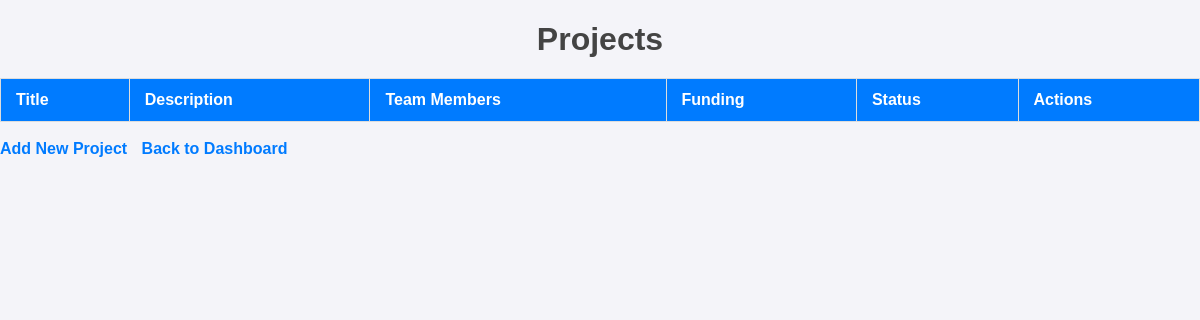
The page /Projects/read.php (signed in) on the database as committed earlier.
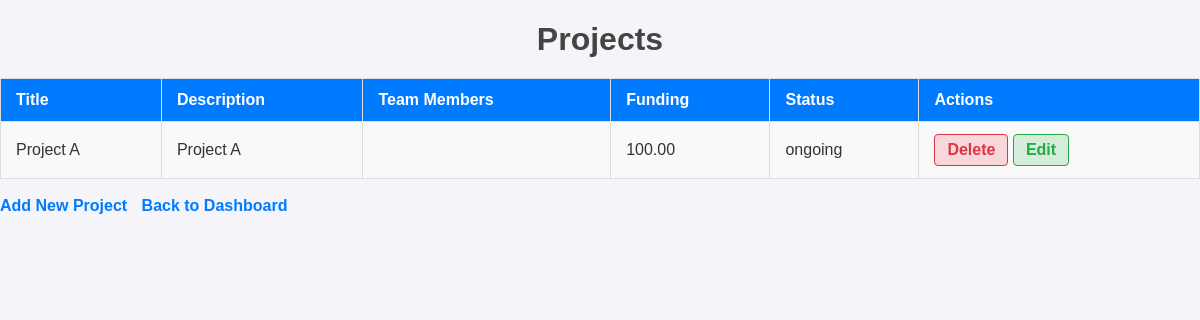
The same page on the database as committed later.
### tables this page shows
CREATE TABLE `projects` (
  `project_id` int(11) NOT NULL,
  `title` varchar(255) NOT NULL,
  `description` text NOT NULL,
  `team_members` text,
  `funding` decimal(10,2) NOT NULL,
  `status` enum('ongoing','completed') DEFAULT 'ongoing',
  `created_at` timestamp NOT NULL DEFAULT CURRENT_TIMESTAMP,
  `created_by` int(11) NOT NULL,
  `iv` varchar(255) NOT NULL
);

### Projects/read.php (the view, shortened to what this page needs)
<?php
require '../Common/db.php';
$stmt = $pdo->query('SELECT pr.project_id, pr.title, pr.description,  rc.name, pr.team_members, pr.funding, pr.status, pr.iv
                     FROM projects pr
                     LEFT JOIN researchers rc on rc.researcher_id = pr.team_members');
$projects = $stmt->fetchAll();
?>
<!DOCTYPE html>
<html lang="en">
<head>
    <link rel="stylesheet" href="../readStyle.css">
</head>
<body>
    <div class="form-container">
        <h1>Projects</h1>
        <table>
            <tr>
                <th>Title</th>
                <th>Description</th>
                <th>Team Members</th>
                <th>Funding</th>
                <th>Status</th>
                <th>Actions</th>
            </tr>
            <?php foreach ($projects as &$project): ?>
            <tr>
                <td><?= htmlspecialchars($project['title']) ?></td>
                <td><?= htmlspecialchars($project['description']) ?></td>
                <td><?= htmlspecialchars($project['team_members']) ?></td>
                <td><?= htmlspecialchars($project['funding']) ?></td>
                <td><?= htmlspecialchars($project['status']) ?></td>
                <td>
                    <?php if ($_SESSION['role_id'] == 1): ?>
                    <a href="delete.php?id=<?php echo $project['project_id'] ?>">Delete</a>
                    <?php endif; ?>
                    <a href="update.php?id=<?php echo $project['project_id'] ?>">Edit</a>
                </td>
            </tr>
            <?php endforeach; ?>
        </table></br>
        <a href="create.php">Add New Project</a>
        <a href="../Common/dashboard.php">Back to Dashboard</a>
    </div>
</body>
</html>

### readStyle.css (style rules this page uses)
body { font-family: Arial, sans-serif; background-color: #f4f4f9; margin: 0; padding: 0; color: #333; }
h1 { text-align: center; color: #444; margin-bottom: 20px; }
table { width: 100%; border-collapse: collapse; margin-top: 20px; }
table th, table td { padding: 12px 15px; text-align: left; border: 1px solid #ddd; }
table th { background-color: #007bff; color: white; font-weight: bold; }
table tr:nth-child(even) { background-color: #f9f9f9; }
a { text-decoration: none; color: #007bff; font-weight: bold; padding-right: 10px; }
a[href*="delete"] { color: #dc3545; padding: 6px 12px; border: 1px solid #dc3545; border-radius: 4px; background-color: #f8d7da; display: inline-block; }
a[href*="update"] { color: #28a745; padding: 6px 12px; border: 1px solid #28a745; border-radius: 4px; background-color: #d4edda; display: inline-block; }

Rows that differ between the two databases and show on the page:
added projects: title "Project A", description "Project A", funding "100.00", status "ongoing"
